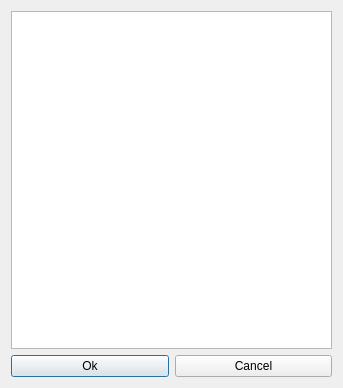
<ui version="4.0" >
 <class>Dialog</class>
 <widget class="QDialog" name="Dialog" >
  <property name="geometry" >
   <rect>
    <x>0</x>
    <y>0</y>
    <width>343</width>
    <height>388</height>
   </rect>
  </property>
  <property name="windowTitle" >
   <string>Dialog</string>
  </property>
  <layout class="QGridLayout" name="gridLayout" >
   <item row="1" column="0" >
    <widget class="QPushButton" name="pushButton" >
     <property name="text" >
      <string>Ok</string>
     </property>
    </widget>
   </item>
   <item row="1" column="1" >
    <widget class="QPushButton" name="pushButton_2" >
     <property name="text" >
      <string>Cancel</string>
     </property>
    </widget>
   </item>
   <item row="0" column="0" colspan="2" >
    <widget class="QListView" name="listView" />
   </item>
  </layout>
 </widget>
 <resources/>
 <connections>
  <connection>
   <sender>pushButton_2</sender>
   <signal>pressed()</signal>
   <receiver>Dialog</receiver>
   <slot>reject()</slot>
   <hints>
    <hint type="sourcelabel" >
     <x>220</x>
     <y>372</y>
    </hint>
    <hint type="destinationlabel" >
     <x>304</x>
     <y>291</y>
    </hint>
   </hints>
  </connection>
  <connection>
   <sender>pushButton</sender>
   <signal>pressed()</signal>
   <receiver>Dialog</receiver>
   <slot>accept()</slot>
   <hints>
    <hint type="sourcelabel" >
     <x>66</x>
     <y>365</y>
    </hint>
    <hint type="destinationlabel" >
     <x>38</x>
     <y>326</y>
    </hint>
   </hints>
  </connection>
  <connection>
   <sender>listView</sender>
   <signal>doubleClicked(QModelIndex)</signal>
   <receiver>Dialog</receiver>
   <slot>accept()</slot>
   <hints>
    <hint type="sourcelabel" >
     <x>209</x>
     <y>168</y>
    </hint>
    <hint type="destinationlabel" >
     <x>341</x>
     <y>173</y>
    </hint>
   </hints>
  </connection>
 </connections>
</ui>
